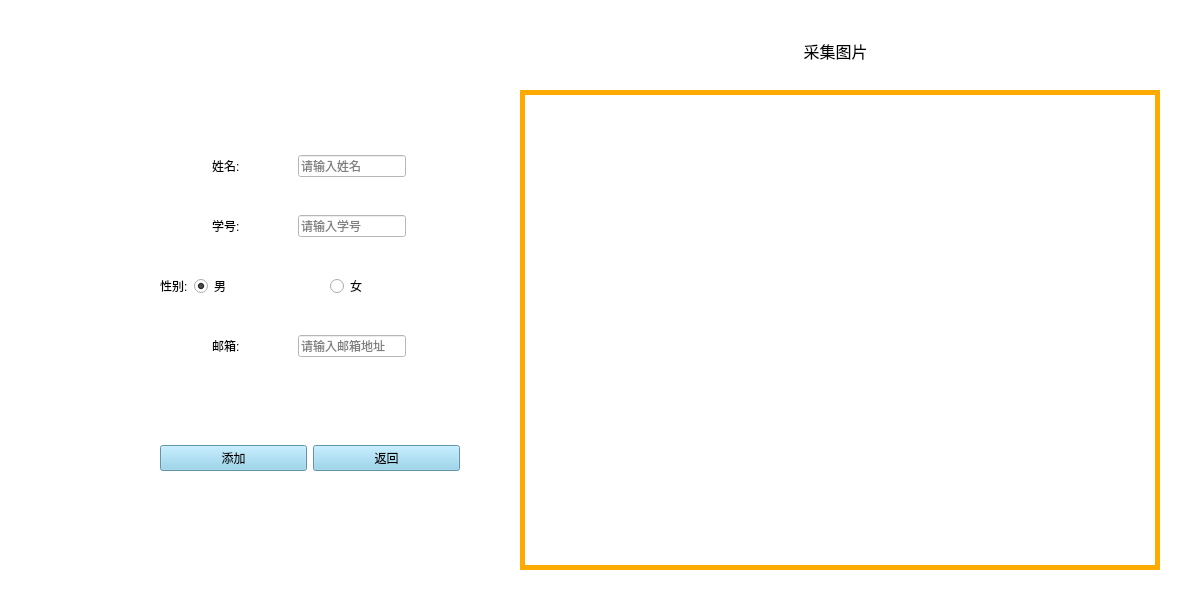
<?xml version="1.0" encoding="UTF-8"?>
<ui version="4.0">
 <class>add_user</class>
 <widget class="QMainWindow" name="add_user">
  <property name="geometry">
   <rect>
    <x>0</x>
    <y>0</y>
    <width>1194</width>
    <height>605</height>
   </rect>
  </property>
  <property name="sizePolicy">
   <sizepolicy hsizetype="Preferred" vsizetype="Preferred">
    <horstretch>56</horstretch>
    <verstretch>43</verstretch>
   </sizepolicy>
  </property>
  <property name="font">
   <font>
    <family>YaHei Monaco Hybird</family>
    <pointsize>12</pointsize>
    <weight>50</weight>
    <italic>false</italic>
    <bold>false</bold>
   </font>
  </property>
  <property name="windowTitle">
   <string>人脸录入</string>
  </property>
  <property name="styleSheet">
   <string notr="true">* {
	background-color: white;
	font: 12pt &quot;YaHei Monaco Hybird&quot;;
}
QPushButton{
	background-color: skyblue;
}
QLabel{
	font: 12pt &quot;YaHei Monaco Hybird&quot;;
}</string>
  </property>
  <widget class="QWidget" name="centralwidget">
   <widget class="QWidget" name="layoutWidget">
    <property name="geometry">
     <rect>
      <x>160</x>
      <y>440</y>
      <width>300</width>
      <height>36</height>
     </rect>
    </property>
    <layout class="QHBoxLayout" name="horizontalLayout_6">
     <item>
      <widget class="QPushButton" name="add_bt">
       <property name="text">
        <string>添加</string>
       </property>
      </widget>
     </item>
     <item>
      <widget class="QPushButton" name="return_bt">
       <property name="text">
        <string>返回</string>
       </property>
      </widget>
     </item>
    </layout>
   </widget>
   <widget class="QWidget" name="layoutWidget">
    <property name="geometry">
     <rect>
      <x>160</x>
      <y>150</y>
      <width>300</width>
      <height>33</height>
     </rect>
    </property>
    <layout class="QHBoxLayout" name="horizontalLayout">
     <item>
      <widget class="QLabel" name="name_lab">
       <property name="sizePolicy">
        <sizepolicy hsizetype="Fixed" vsizetype="Fixed">
         <horstretch>60</horstretch>
         <verstretch>30</verstretch>
        </sizepolicy>
       </property>
       <property name="text">
        <string>姓名:</string>
       </property>
       <property name="textFormat">
        <enum>Qt::PlainText</enum>
       </property>
       <property name="buddy">
        <cstring></cstring>
       </property>
      </widget>
     </item>
     <item>
      <widget class="QLineEdit" name="name_le">
       <property name="sizePolicy">
        <sizepolicy hsizetype="Fixed" vsizetype="Fixed">
         <horstretch>200</horstretch>
         <verstretch>30</verstretch>
        </sizepolicy>
       </property>
       <property name="baseSize">
        <size>
         <width>220</width>
         <height>30</height>
        </size>
       </property>
       <property name="text">
        <string/>
       </property>
       <property name="placeholderText">
        <string>请输入姓名</string>
       </property>
      </widget>
     </item>
    </layout>
   </widget>
   <widget class="QWidget" name="layoutWidget">
    <property name="geometry">
     <rect>
      <x>160</x>
      <y>330</y>
      <width>300</width>
      <height>33</height>
     </rect>
    </property>
    <layout class="QHBoxLayout" name="horizontalLayout_5">
     <item>
      <widget class="QLabel" name="email_lab">
       <property name="sizePolicy">
        <sizepolicy hsizetype="Fixed" vsizetype="Fixed">
         <horstretch>60</horstretch>
         <verstretch>30</verstretch>
        </sizepolicy>
       </property>
       <property name="text">
        <string>邮箱:</string>
       </property>
       <property name="textFormat">
        <enum>Qt::PlainText</enum>
       </property>
       <property name="buddy">
        <cstring></cstring>
       </property>
      </widget>
     </item>
     <item>
      <widget class="QLineEdit" name="email_le">
       <property name="sizePolicy">
        <sizepolicy hsizetype="Fixed" vsizetype="Fixed">
         <horstretch>200</horstretch>
         <verstretch>30</verstretch>
        </sizepolicy>
       </property>
       <property name="baseSize">
        <size>
         <width>220</width>
         <height>30</height>
        </size>
       </property>
       <property name="text">
        <string/>
       </property>
       <property name="placeholderText">
        <string>请输入邮箱地址</string>
       </property>
      </widget>
     </item>
    </layout>
   </widget>
   <widget class="QLabel" name="face_lab">
    <property name="geometry">
     <rect>
      <x>520</x>
      <y>90</y>
      <width>640</width>
      <height>480</height>
     </rect>
    </property>
    <property name="sizePolicy">
     <sizepolicy hsizetype="Fixed" vsizetype="Fixed">
      <horstretch>0</horstretch>
      <verstretch>0</verstretch>
     </sizepolicy>
    </property>
    <property name="styleSheet">
     <string notr="true">border:5px solid rgb(255,170,0);</string>
    </property>
    <property name="text">
     <string/>
    </property>
    <property name="alignment">
     <set>Qt::AlignCenter</set>
    </property>
   </widget>
   <widget class="QWidget" name="layoutWidget_2">
    <property name="geometry">
     <rect>
      <x>160</x>
      <y>210</y>
      <width>300</width>
      <height>33</height>
     </rect>
    </property>
    <layout class="QHBoxLayout" name="horizontalLayout_2">
     <item>
      <widget class="QLabel" name="sno_lab">
       <property name="sizePolicy">
        <sizepolicy hsizetype="Fixed" vsizetype="Fixed">
         <horstretch>60</horstretch>
         <verstretch>30</verstretch>
        </sizepolicy>
       </property>
       <property name="text">
        <string>学号:</string>
       </property>
       <property name="textFormat">
        <enum>Qt::PlainText</enum>
       </property>
       <property name="buddy">
        <cstring></cstring>
       </property>
      </widget>
     </item>
     <item>
      <widget class="QLineEdit" name="sno_le">
       <property name="sizePolicy">
        <sizepolicy hsizetype="Fixed" vsizetype="Fixed">
         <horstretch>200</horstretch>
         <verstretch>30</verstretch>
        </sizepolicy>
       </property>
       <property name="baseSize">
        <size>
         <width>220</width>
         <height>30</height>
        </size>
       </property>
       <property name="text">
        <string/>
       </property>
       <property name="placeholderText">
        <string>请输入学号</string>
       </property>
      </widget>
     </item>
    </layout>
   </widget>
   <widget class="QWidget" name="layoutWidget_3">
    <property name="geometry">
     <rect>
      <x>160</x>
      <y>270</y>
      <width>300</width>
      <height>33</height>
     </rect>
    </property>
    <layout class="QHBoxLayout" name="horizontalLayout_3">
     <item>
      <widget class="QLabel" name="sex_lab">
       <property name="sizePolicy">
        <sizepolicy hsizetype="Fixed" vsizetype="Fixed">
         <horstretch>60</horstretch>
         <verstretch>30</verstretch>
        </sizepolicy>
       </property>
       <property name="text">
        <string>性别:</string>
       </property>
       <property name="textFormat">
        <enum>Qt::PlainText</enum>
       </property>
       <property name="buddy">
        <cstring></cstring>
       </property>
      </widget>
     </item>
     <item>
      <widget class="QRadioButton" name="man_rb">
       <property name="text">
        <string>男</string>
       </property>
       <property name="checked">
        <bool>true</bool>
       </property>
      </widget>
     </item>
     <item>
      <widget class="QRadioButton" name="woman_rb">
       <property name="text">
        <string>女</string>
       </property>
      </widget>
     </item>
    </layout>
   </widget>
   <widget class="QLabel" name="label">
    <property name="geometry">
     <rect>
      <x>720</x>
      <y>20</y>
      <width>231</width>
      <height>61</height>
     </rect>
    </property>
    <property name="font">
     <font>
      <family>YaHei Monaco Hybird</family>
      <pointsize>12</pointsize>
      <weight>50</weight>
      <italic>false</italic>
      <bold>false</bold>
     </font>
    </property>
    <property name="text">
     <string>采集图片</string>
    </property>
    <property name="alignment">
     <set>Qt::AlignCenter</set>
    </property>
   </widget>
  </widget>
 </widget>
 <tabstops>
  <tabstop>name_le</tabstop>
  <tabstop>sno_le</tabstop>
  <tabstop>woman_rb</tabstop>
  <tabstop>email_le</tabstop>
  <tabstop>add_bt</tabstop>
  <tabstop>return_bt</tabstop>
  <tabstop>man_rb</tabstop>
 </tabstops>
 <resources/>
 <connections/>
</ui>
